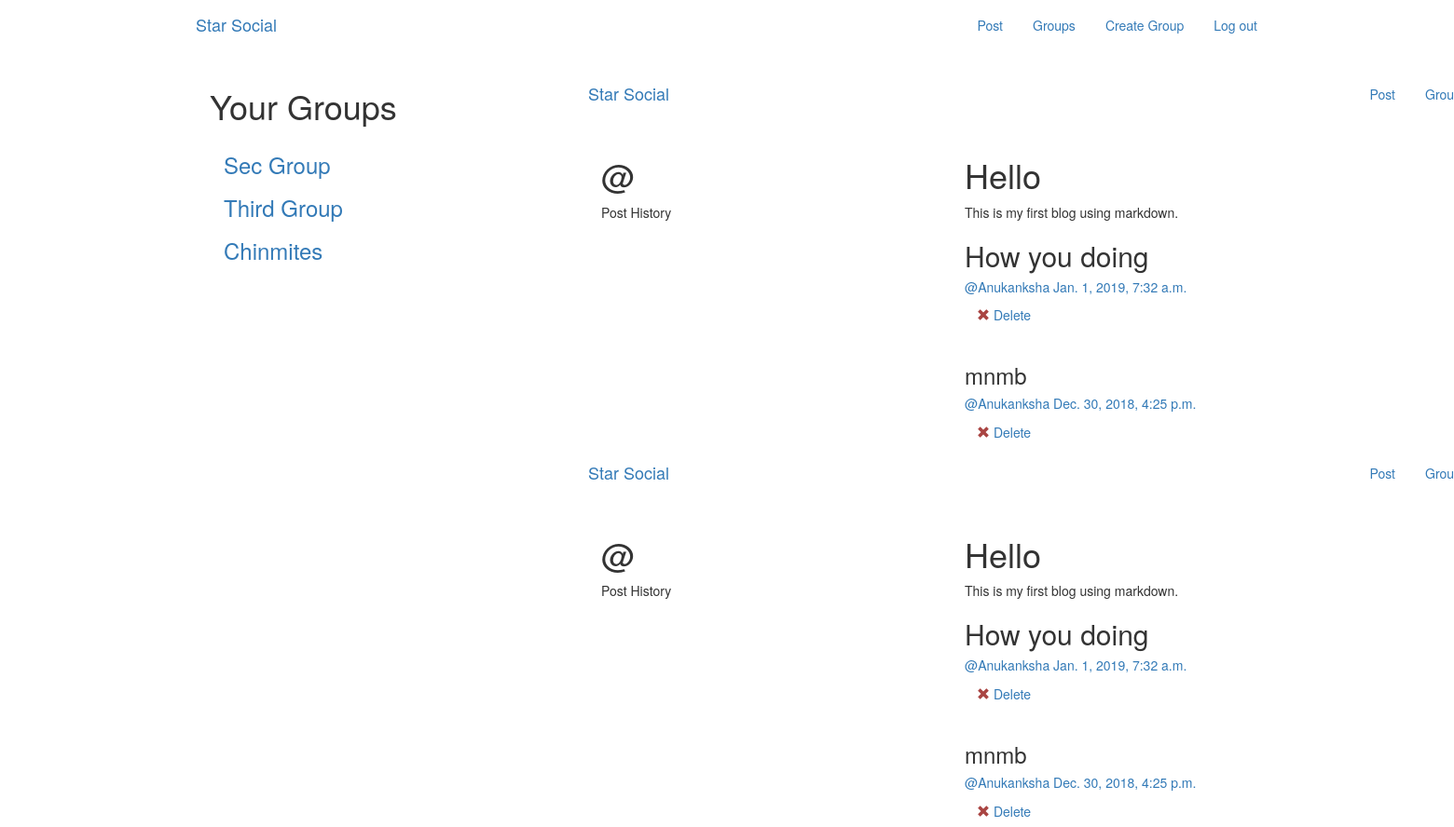
The page /posts/ (signed in) on the database its author committed.
### groups/models.py (models this page shows, shortened)
class GroupMember(models.Model):
    group = models.ForeignKey(Group,related_name='memberships',on_delete=models.CASCADE)
    user = models.ForeignKey(User,related_name='user_groups',on_delete=models.CASCADE)
    class Meta:
        unique_together = ('group','user')

class Group(models.Model):
    name = models.CharField(max_length=255,unique=True)
    slug = models.SlugField(allow_unicode=True,unique=True)
    description = models.TextField(default='',blank=True)
    description_html = models.TextField(editable=False,default='',blank=True)
    members = models.ManyToManyField(User,through='GroupMember')
    class Meta:
        ordering = ['name']

### posts/models.py (models this page shows, shortened)
class Post(models.Model):
    user = models.ForeignKey(User,related_name='posts',on_delete=models.CASCADE)
    created_at = models.DateTimeField(auto_now=True)
    message = models.TextField()
    message_html = models.TextField(editable=False)
    group = models.ForeignKey(Group,related_name='posts',null=True,blank=True,on_delete=models.CASCADE)
    class Meta:
        ordering = ['-created_at']
        unique_together = ['user','message']

### posts/views.py (the view)
# urls.py: path('',views.PostList.as_view(),name='all'),
class PostList(SelectRelatedMixin,generic.ListView):
    model = models.Post
    template_name = 'posts/post_list.html'
    select_related = ('user','group')

### posts/templates/posts/post_list.html
{% extends "posts/post_base.html" %}
{% block pre_post %}
<div class="col-md-4">
    {% if request.user.is_authenticated %}
    <div class="card card-with-shadow">
        <div class="content">
            <h1 class="title">Your Groups</h1>
            <ul class="list-unstyled col-md-8">
                {% for member_group in user.user_groups.all %}
                <li class="group li-with-bullet">
                    <h3><a href="{% url 'groups:single' slug=member_group.group.slug %}">{{ member_group.group.name }}</a></h3>
                 </li>
                {%endfor%}
            </ul>
        </div>
    </div>
    {%endif%}
</div>
{% endblock %}
{% block post_content%}
<div class="col-md-8">
    {% for post in post_list %}
        {% include "posts/user_post_list.html" %}
    {% endfor %}
</div>
{%endblock%}

### posts/templates/posts/post_base.html (shortened to what this page needs)
{% extends "base.html" %}
{%block content %}
<div class="post-page">
    <div class="container">
        <div class="row">
            {% block pre_post %}{% endblock %}
            {% block post_content %}{% endblock %}
        </div>
    </div>
</div>
{% endblock %}

### templates/base.html (shortened to what this page needs)
<!DOCTYPE html>
{% load staticfiles %}
<html>
  <head>
    <link rel="stylesheet" href="https://maxcdn.bootstrapcdn.com/bootstrap/3.3.7/css/bootstrap.min.css">
    <link rel="stylesheet" href="https://maxcdn.bootstrapcdn.com/bootstrap/3.3.7/css/bootstrap-theme.min.css">
    <link rel="stylesheet" href="{% static 'simplesocial/css/master.css'%}">
  </head>
  <body>
    <nav class="navbar  mynav" role="navigation" id="navbar">
        <div class="container">
            <a class="navbar-brand mynav" href="{% url 'home' %}">Star Social</a>
            <ul class="nav navbar-nav navbar-right">
                {% if user.is_authenticated %}
                <li><a href="{% url 'posts:create' %}" class="btn btn-simple">Post</a></li>
                <li><a href="{% url 'groups:all' %}" class="btn btn-simple">Groups</a></li>
                <li><a href="{% url 'groups:create' %}" class="btn btn-simple">Create Group</a></li>
                <li><a href="{% url 'accounts:logout' %}" class="btn btn-simple">Log out</a></li>
                {% else %}
                <li><a href="{% url 'groups:all' %}"class="btn btn-simple">Groups</a></li>
                <li><a href="{% url 'accounts:login' %}" class="btn btn-simple">Log in</a></li>
                <li><a href="{% url 'accounts:signup' %}" class="btn btn-simple">Sign up</a></li>
                {% endif %}
            </ul>
        </div>
    </nav>
    <div class="container mycontent">
          {% block content %}
          {% endblock %}
    </div>
  </body>
</html>

### posts/templates/posts/user_post_list.html
{% extends "posts/post_base.html" %}
{% block pre_post %}
<div class="col-md-4">
    <h1>@{{post_user.username}}</h1>
    <p>Post History</p>
</div>
{% endblock %}
{% block post_content %}
<div class="col-md-8">
    {% for post in post_list%}
    {% include "posts/_post.html" %}
    {% endfor %}
</div>
{% endblock %}

### posts/templates/posts/_post.html
<div class="post media">
    <h3>{{post.message_html|safe}}</h3>
    <div class="media-body">
        <h5 class="media-heading">
        <span class="username">
            <a href="{% url 'posts:for_user' username=post.user.username %}">@{{ post.user.username }}</a>
        </span>
        <time class="time">
            <a href="{%url 'posts:single' username=post.user.username pk=post.pk%}">
            {{ post.created_at }}
                </a>
        </time>
            </h5>
        <div class="media-footer">
            {% if user.is_authenticated and post.user == user %}
            <a href="{% url 'posts:delete' pk=post.pk %}" title="delete" class="btn btn-simple">
                <span class="glyphicon glyphicon-remove text-danger" aria-hidden="true"></span>
                <span class="test-danger icon-label">Delete</span>
            </a>
            {% endif %}
        </div>
    </div>
</div>

### rows shown on the page
GroupMember: group.name "Sec Group"
GroupMember: group.name "Third Group"
GroupMember: group.name "Chinmites"
Post: message_html "Hello This is my first blog using markdown. How you doing", user.username "Anukanksha", created_at "Jan. 1, 2019, 7:32 a.m.", shows "Delete"
Post: message_html "mnmb", user.username "Anukanksha", created_at "Dec. 30, 2018, 4:25 p.m.", shows "Delete"
